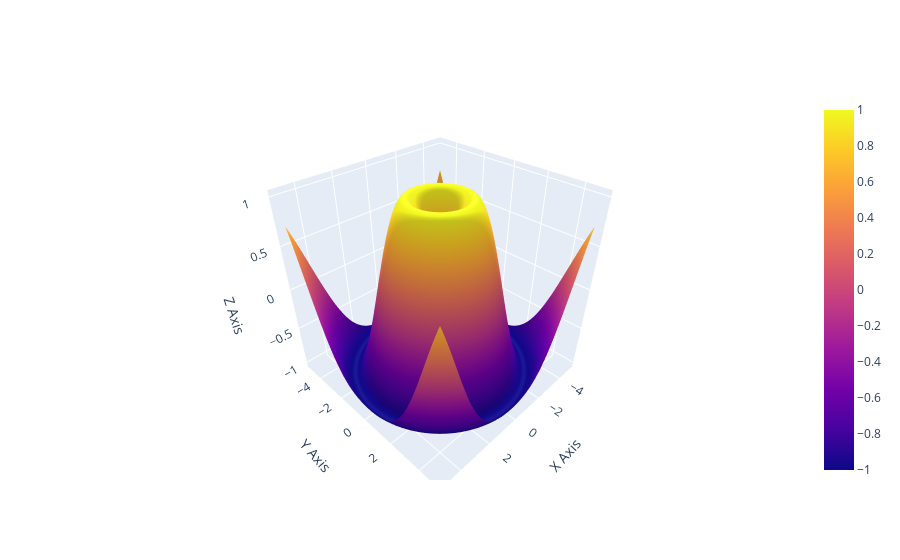

The code cell stored with this chart in its notebook:
### Code cell
import plotly.graph_objs as go
import numpy as np

# สร้างข้อมูลสำหรับแกน X, Y และ Z
x = np.linspace(-5, 5, 100)
y = np.linspace(-5, 5, 100)
x, y = np.meshgrid(x, y)
z = np.sin(np.sqrt(x**2 + y**2))

# สร้างพื้นผิว (surface)
surface = go.Surface(x=x, y=y, z=z)

# กำหนด layout ของกราฟ
layout = go.Layout(scene=dict(
                    xaxis_title='X Axis',
                    yaxis_title='Y Axis',
                    zaxis_title='Z Axis'))

# สร้างกราฟ
fig = go.Figure(data=[surface], layout=layout)

# แสดงผล
fig.show()

### Figure 1 — Plotly figure (JSON) as saved in the notebook; plotly's stock layout.template omitted (floating-point values rounded to 4 significant figures; data arrays with more than 128 entries replaced by an {"elided": "..."} marker saying what was removed)
{"data": [{"type": "surface", "x": {"elided": "100x100 float values"}, "y": {"elided": "100x100 float values"}, "z": {"elided": "100x100 float values"}}], "layout": {"scene": {"xaxis": {"title": {"text": "X Axis"}}, "yaxis": {"title": {"text": "Y Axis"}}, "zaxis": {"title": {"text": "Z Axis"}}}}}
